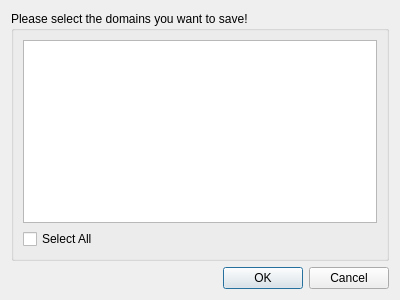
<?xml version="1.0" encoding="UTF-8"?>
<ui version="4.0">
 <class>DomainChooserDialog</class>
 <widget class="QDialog" name="DomainChooserDialog">
  <property name="geometry">
   <rect>
    <x>0</x>
    <y>0</y>
    <width>400</width>
    <height>300</height>
   </rect>
  </property>
  <property name="windowTitle">
   <string>Select Domain(s)</string>
  </property>
  <layout class="QVBoxLayout" name="verticalLayout">
   <item>
    <widget class="QGroupBox" name="groupBox">
     <property name="title">
      <string>Please select the domains you want to save!</string>
     </property>
     <layout class="QVBoxLayout" name="verticalLayout_2">
      <item>
       <widget class="QListWidget" name="listWidget"/>
      </item>
      <item>
       <widget class="QCheckBox" name="checkAll">
        <property name="text">
         <string>Select All</string>
        </property>
       </widget>
      </item>
     </layout>
    </widget>
   </item>
   <item>
    <widget class="QDialogButtonBox" name="buttonBox">
     <property name="orientation">
      <enum>Qt::Horizontal</enum>
     </property>
     <property name="standardButtons">
      <set>QDialogButtonBox::Cancel|QDialogButtonBox::Ok</set>
     </property>
    </widget>
   </item>
  </layout>
 </widget>
 <resources/>
 <connections>
  <connection>
   <sender>buttonBox</sender>
   <signal>accepted()</signal>
   <receiver>DomainChooserDialog</receiver>
   <slot>accept()</slot>
   <hints>
    <hint type="sourcelabel">
     <x>248</x>
     <y>254</y>
    </hint>
    <hint type="destinationlabel">
     <x>157</x>
     <y>274</y>
    </hint>
   </hints>
  </connection>
  <connection>
   <sender>buttonBox</sender>
   <signal>rejected()</signal>
   <receiver>DomainChooserDialog</receiver>
   <slot>reject()</slot>
   <hints>
    <hint type="sourcelabel">
     <x>316</x>
     <y>260</y>
    </hint>
    <hint type="destinationlabel">
     <x>286</x>
     <y>274</y>
    </hint>
   </hints>
  </connection>
 </connections>
</ui>
